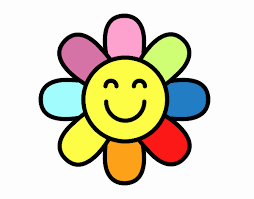
#> input picture Test/imagen.png, 254 x 199 px
$ python practica3.py
#> lines starting #> are read from the running program, lines starting #| are printed output that depends on the picture; after the words box and inside, x2 and y2 are one past the last pixel; in counts of white or black regions, pixels touching at a corner belong together
import numpy as np
import os
from PIL import Image
import matplotlib.pyplot as plt

# Paso 1: Convertir imagen a binario y delimitar fronteras espejo
def imagen_a_binaria(imagen_path): #Convertimos a escala de grises en un arreglo
    imagen = Image.open(imagen_path).convert("L")
    datos = np.array(imagen)
    binaria = np.unpackbits(datos, axis=1) #Usamos unpackbits para convertir cada píxel a su equivalente en binario -8
    return binaria, datos.shape, datos.shape[1] * 8

def binaria_a_imagen(binaria, shape, bits_por_fila): #Queremos ahora de binaria a uan imagen en gris
    binaria = binaria[:, :bits_por_fila]
    empaquetado = np.packbits(binaria, axis=1)
    recortado = empaquetado[:, :shape[1]]
    return Image.fromarray(recortado.astype(np.uint8), mode='L')

def frontera_espejo(actual): #Delimitamos el problema para que no tengamos problemas de frontera
    izquierda = actual[:, 1:2]
    derecha = actual[:, -2:-1]
    extendido = np.concatenate([izquierda, actual, derecha], axis=1)
    return extendido

# Regla 90R
def regla_90R(binaria, iteraciones):
    historia = [np.zeros_like(binaria) for _ in range(iteraciones)] #Se busca almacenar cada generación en el tiempo
    historia[0] = binaria.copy()

    extendido = frontera_espejo(historia[0]) #Guardamos el t=0
    historia[1] = extendido[:, :-2] ^ extendido[:, 2:] #Calculamos t=1 con Ci(t+1)=Ci-1(t)+Ci+1(t)

    for t in range(2, iteraciones): #Ahora empleamos Regla 90 reversible
        extendido = frontera_espejo(historia[t - 1])
        historia[t] = np.bitwise_xor.reduce([ #Recordando que XOR es equivalente a la suma módulo 2
            extendido[:, :-2], extendido[:, 2:], historia[t - 2]
        ])

    return historia[-1], historia[-2], historia[0]

# Desencriptado
def desencriptar_regla90R(binaria_final, binaria_t_menos1, iteraciones): #Creamos una lista de generaciones para colocar ultimo y penultimo estado para regla inversa
    historia = [np.zeros_like(binaria_final) for _ in range(iteraciones)]
    historia[-1] = binaria_final
    historia[-2] = binaria_t_menos1

    for t in range(iteraciones - 3, -1, -1):
        extendido = frontera_espejo(historia[t + 1])
        historia[t] = np.bitwise_xor.reduce([
            extendido[:, :-2], extendido[:, 2:], historia[t + 2]
        ])

    return historia[0]


def modo_emisor():
    ruta = input("Ruta de la imagen (formato PNG/JPG): ").strip().strip('"')
    iteraciones = int(input("Número de iteraciones para cifrado: "))

    binaria, shape, bits_por_fila = imagen_a_binaria(ruta)
    cifrada, tN_minus_1, t0 = regla_90R(binaria, iteraciones)

    np.savez("salida_emisor.npz", cifrada=cifrada, tN_minus_1=tN_minus_1, t0=t0, shape=shape, bits=bits_por_fila)
    print("Imagen cifrada correctamente. Archivo 'salida_emisor.npz' generado.")

    imagen_cifrada = binaria_a_imagen(cifrada, shape, bits_por_fila)
    imagen_cifrada.save("imagen_cifrada.png")
    imagen_cifrada.show()
    print("Imagen cifrada guardada como 'imagen_cifrada.png'")

def modo_receptor():
    nombre = input("Ingresa el nombre del archivo .npz: ").strip()
    iteraciones = int(input("Número de iteraciones utilizadas en el cifrado: "))

    datos = np.load(nombre)
    cifrada = datos['cifrada']
    tN_minus_1 = datos['tN_minus_1']
    shape = tuple(datos['shape'])
    bits_por_fila = int(datos['bits'])

    recuperada = desencriptar_regla90R(cifrada, tN_minus_1, iteraciones)
    imagen = binaria_a_imagen(recuperada, shape, bits_por_fila)
    imagen.save("imagen_recuperada.png")
    imagen.show()
    print("Imagen recuperada y guardada como 'imagen_recuperada.png'")

# MAIN
if __name__ == '__main__':
    print("Seleccione el modo de operación:")
    print("1. Equipo Emisor (Encriptar)")
    print("2. Equipo Receptor (Desencriptar)")
    opcion = input("Opción: ").strip()
#> the answer given: 1

    if opcion == '1':
        modo_emisor()
#> the answer given: imagen.png
#> the answer given: 3
#> in imagen_a_binaria, `imagen = Image.open(imagen_path).convert("L")`:
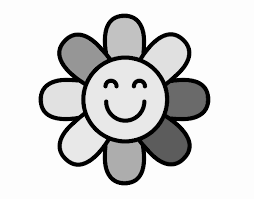
#> imagen: PIL image 254x199 L; min 0, max 253, mean 211.9
#> in imagen_a_binaria, `binaria = np.unpackbits(datos, axis=1)`:
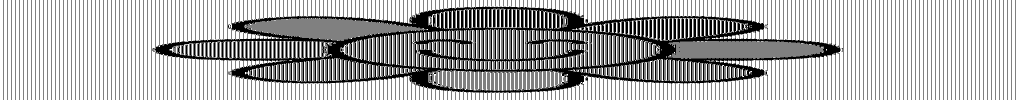
#> binaria: shape (199, 2032) (shown at 1/2 size); values 0 (black) and 1 (white), 68.8% white; 207 black regions (45 under 20 px), largest, box (x1, y1, x2, y2) and area: (310, 0, 1680, 199) 106230, (1684, 0, 1688, 199) 208, (6, 0, 7, 199) 199
#> in modo_emisor, `binaria, shape, bits_por_fila = imagen_a_binaria(ruta)`: shape = (199, 254); bits_por_fila = 2032
#> in frontera_espejo, `izquierda = actual[:, 1:2]`: izquierda = 199 values from 1 to 1
#> in frontera_espejo, `derecha = actual[:, -2:-1]`: derecha = 199 values from 0 to 0
#> in frontera_espejo, `extendido = np.concatenate([izquierda, actual, derecha], axis=1)`: extendido: shape (199, 2034); values 0 (black) and 1 (white), 68.8% white; 208 black regions (45 under 20 px), largest, box (x1, y1, x2, y2) and area: (311, 0, 1681, 199) 106230, (1685, 0, 1689, 199) 208, (7, 0, 8, 199) 199
#> the loop in regla_90R, `for t in range(2, iteraciones):` made 1 pass
#> pass 1, in frontera_espejo (call 2), `extendido = np.concatenate([izquierda, actual, derecha], axis=1)`:
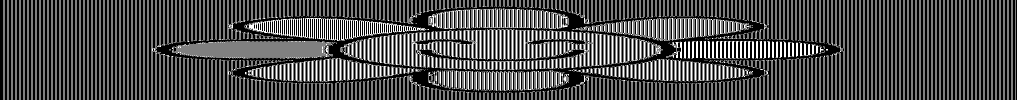
#> extendido: shape (199, 2034) (shown at 1/2 size); values 0 (black) and 1 (white), 30.7% white in thin lines or dots
#> after the loop in regla_90R, `for t in range(2, iteraciones):`: historia = 3 items
#> in modo_emisor, `cifrada, tN_minus_1, t0 = regla_90R(binaria, iteraciones)`:
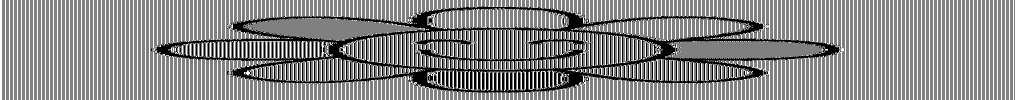
#> cifrada: shape (199, 2032) (shown at 1/2 size); values 0 (black) and 1 (white), 54.4% white; 495 black regions (67 under 20 px), largest, box (x1, y1, x2, y2) and area: (302, 0, 1682, 199) 126474, (4, 0, 5, 199) 199, (6, 0, 7, 199) 199
#> in binaria_a_imagen, `empaquetado = np.packbits(binaria, axis=1)`:
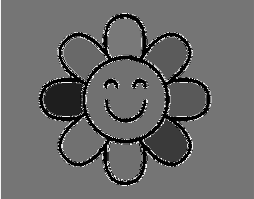
#> empaquetado: shape (199, 254); min 0, max 255, mean 105.6
    elif opcion == '2':
        modo_receptor()
    else:
        print("Opción no válida. Intenta nuevamente.")
